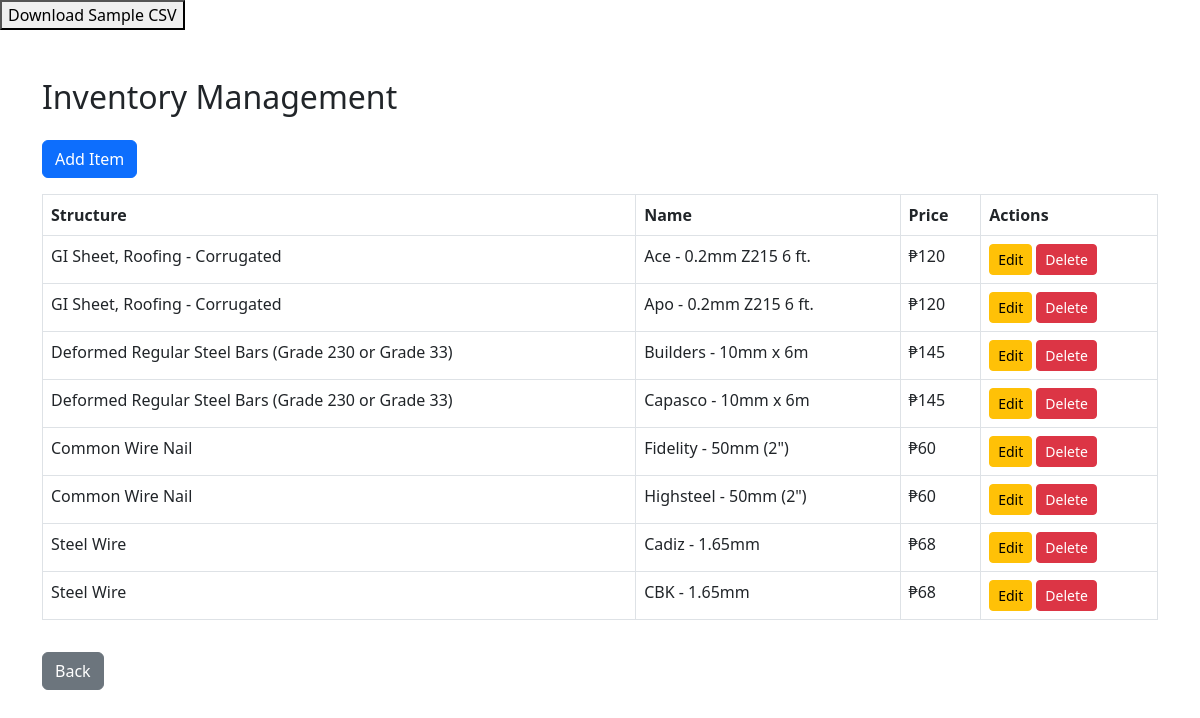
The app's page /admin_view_inventory.php with its own data.
### tables this page shows
CREATE TABLE `prematerialsinventory` (
  `prematerialsinventory_id` int(11) NOT NULL,
  `structure` varchar(255) NOT NULL,
  `name` varchar(255) NOT NULL,
  `price` int(11) NOT NULL
);

### admin_view_inventory.php (the view, shortened to what this page needs)
<!DOCTYPE html>
    <html lang="en">
    <head>
        <link rel="stylesheet" href="https://cdn.jsdelivr.net/npm/bootstrap@5.3.0/dist/css/bootstrap.min.css">
    </head>
    <body>
        <a href="testing\prematerials (6).csv" download="prematerials.csv">
            <button>Download Sample CSV</button>
        </a>
        <div class="container mt-5">
            <h2 class="mb-4">Inventory Management</h2>
            <button class="btn btn-primary mb-3" data-bs-toggle="modal" data-bs-target="#addItemModal">Add Item</button>
            <table class="table table-bordered">
                <thead>
                    <tr>
                        <th>Structure</th>
                        <th>Name</th>
                        <th>Price</th>
                        <th>Actions</th>
                    </tr>
                </thead>
                <tbody>
                    <?php
                    include 'config.php';
                    $sql = "SELECT * FROM prematerialsinventory";
                    $result = $conn->query($sql);
                    if ($result->num_rows > 0) {
                        while ($row = $result->fetch_assoc()) {
                            echo "<tr>
                                    <td>{$row['structure']}</td>
                                    <td>{$row['name']}</td>
                                    <td>₱{$row['price']}</td>
                                    <td>
                                        <button class='btn btn-warning btn-sm editItem' data-id='{$row['prematerialsinventory_id']}' data-structure='{$row['structure']}' data-name='{$row['name']}' data-price='{$row['price']}' data-bs-toggle='modal' data-bs-target='#editItemModal'>Edit</button>
                                        <button class='btn btn-danger btn-sm deleteItem' data-id='{$row['prematerialsinventory_id']}'>Delete</button>                                    </td>
                                </tr>";
                        }
                    } else {
                        echo "<tr><td colspan='4' class='text-center'>No items found</td></tr>";
                    }
                    ?>
                </tbody>
            </table>
            <button class="btn btn-secondary mt-3" onclick="goBack()">Back</button>
        </div>
    </body>
    </html>

### records on screen
prematerialsinventory: structure "GI Sheet, Roofing - Corrugated", name "Ace - 0.2mm Z215 6 ft.", price "120"
prematerialsinventory: structure "GI Sheet, Roofing - Corrugated", name "Apo - 0.2mm Z215 6 ft.", price "120"
prematerialsinventory: structure "Deformed Regular Steel Bars (Grade 230 or Grade 33)", name "Builders - 10mm x 6m", price "145"
prematerialsinventory: structure "Deformed Regular Steel Bars (Grade 230 or Grade 33)", name "Capasco - 10mm x 6m", price "145"
prematerialsinventory: structure "Common Wire Nail", name "Fidelity - 50mm (2\")", price "60"
prematerialsinventory: structure "Common Wire Nail", name "Highsteel - 50mm (2\")", price "60"
prematerialsinventory: structure "Steel Wire", name "Cadiz - 1.65mm", price "68"
prematerialsinventory: structure "Steel Wire", name "CBK - 1.65mm", price "68"
